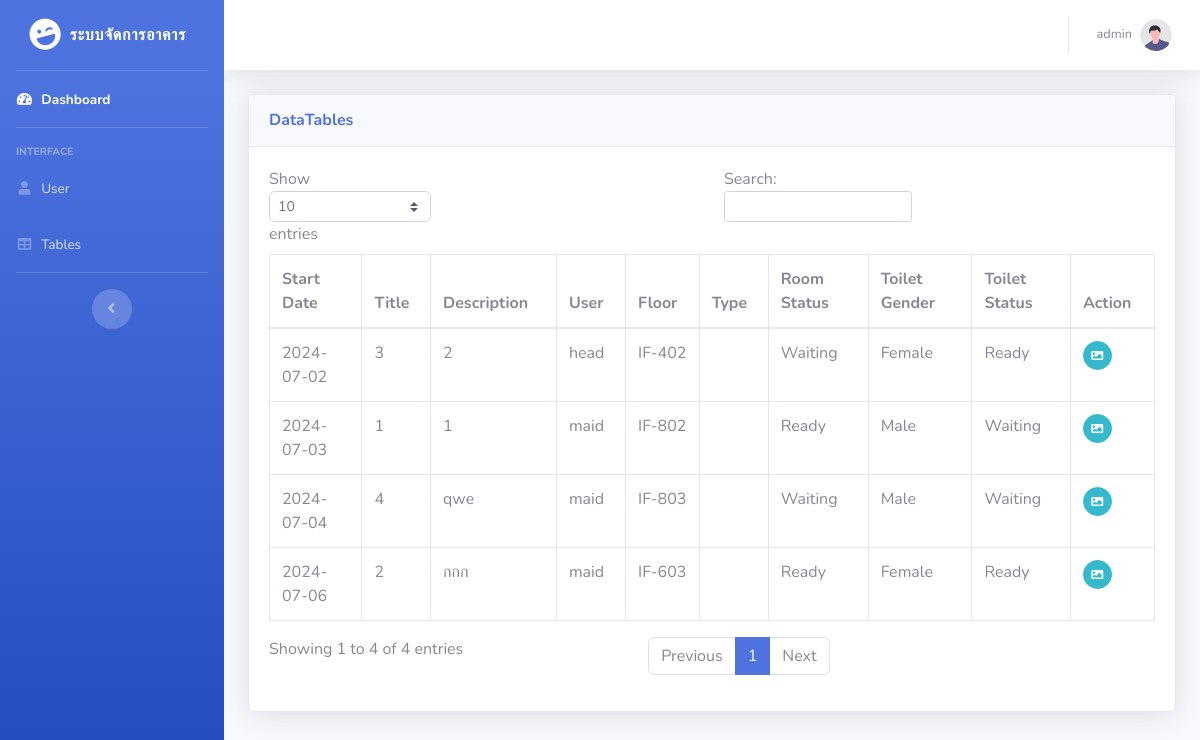
The page /tables.php (signed in) on the database as committed earlier.
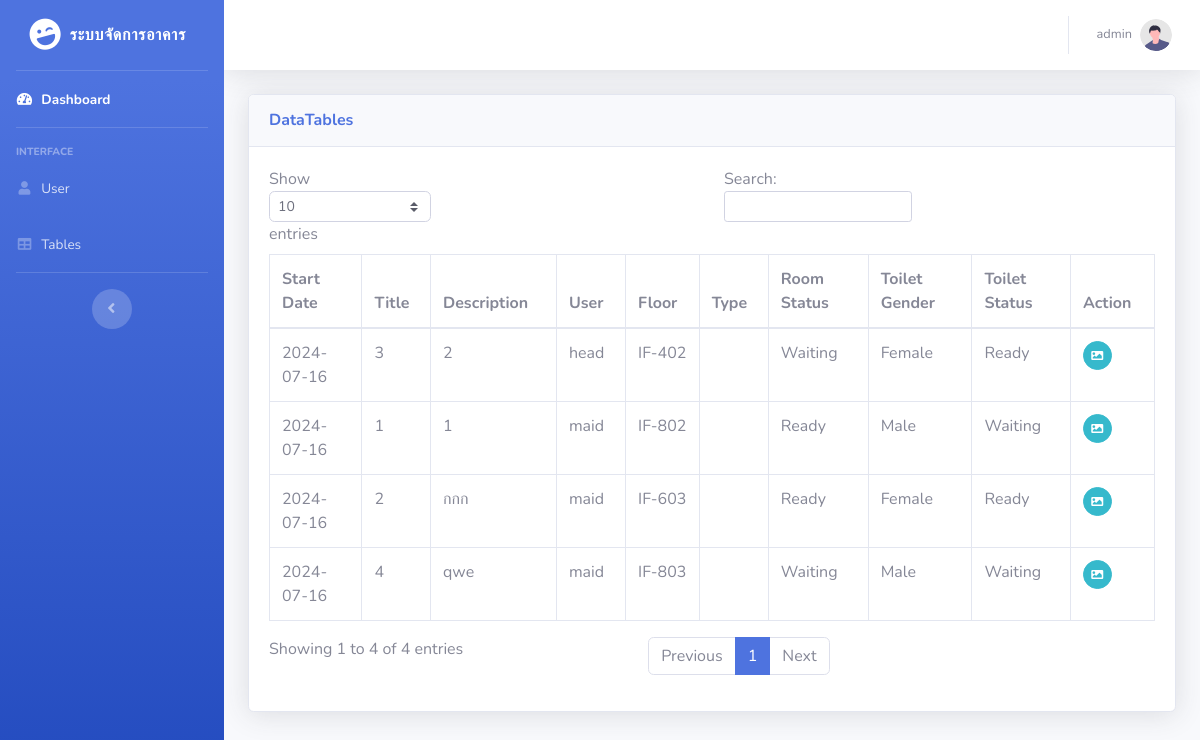
The same page on the database as committed later.
### tables this page shows
CREATE TABLE `task` (
  `task_id` int(11) NOT NULL,
  `task_title` varchar(255) NOT NULL,
  `task_description` text DEFAULT NULL,
  `start_date` date NOT NULL,
  `user_id` int(100) NOT NULL,
  `floor_number` enum('1','2','3','4','5','6','7','8','9','10','11') NOT NULL,
  `room_number` enum('1','2','3','4','5','6') DEFAULT NULL,
  `room_status` enum('Ready','Waiting','Not Ready') DEFAULT NULL,
  `room_type` enum('ห้องเรียน','ห้องประชุม','ห้องปฎิบัติการ') DEFAULT NULL,
  `toilet_gender` enum('male','female') DEFAULT NULL,
  `toilet_status` enum('Ready','Waiting','Not Ready') NOT NULL,
  `image` text DEFAULT NULL
);

CREATE TABLE `users` (
  `user_id` int(100) NOT NULL,
  `fullname` varchar(255) NOT NULL,
  `username` varchar(100) NOT NULL,
  `password` varchar(100) NOT NULL,
  `role` varchar(100) NOT NULL,
  `lasttime_login` varchar(255) NOT NULL,
  `status` enum('พร้อม','ลา','ไม่พร้อม','') NOT NULL
);

### tables.php (the view, shortened to what this page needs)
<?php
include 'includes/header.php';
$role = $_SESSION['role'];
if ($role == 'admin') {
    include 'includes/navbar.php';
} elseif ($role == 'headmaid') {
    include 'includes/headmaid_navbar.php';
} elseif ($role == 'maid') {
    include 'includes/maid_navbar.php';
} else {
    echo "ไม่สามารถระบุบทบาทของผู้ใช้ได้";
    exit;
}
include 'includes/calendar.php';
?>
<div class="container-fluid">
    <div class="card shadow mb-4">
        <div class="card-header py-3">
            <h6 class="m-0 font-weight-bold text-primary">DataTables</h6>
        </div>
        <?php
        $servername = "localhost";
        $username = "root";
        $password = "";
        $dbname = "project";
        $conn = new mysqli($servername, $username, $password, $dbname);
        $currentMonth = date('m');
        $currentYear = date('Y');
        $sql = "SELECT
            t.task_id,
            t.task_title,
            t.start_date,
            t.task_description,
            u.fullname AS user_fullname,
            t.floor_number,
            t.room_number,
            t.room_status,
            t.room_type,
            t.toilet_gender,
            t.toilet_status,
            t.image,
            t.user_id
        FROM task t
        INNER JOIN users u ON t.user_id = u.user_id
        WHERE MONTH(t.start_date) = $currentMonth AND YEAR(t.start_date) = $currentYear
        ORDER BY t.start_date ASC";
        $result = $conn->query($sql);
        if ($result->num_rows > 0) {
            echo '<div class="card-body">';
            echo '<div class="table-responsive">';
            echo '<table class="table table-bordered" id="dataTable" width="100%" cellspacing="0">';
            echo '<thead>';
            echo '<tr>';
            echo '<th>Start Date</th>';
            echo '<th>Title</th>';
            echo '<th>Description</th>';
            echo '<th>User</th>';
            echo '<th>Floor</th>';
            echo '<th>Type</th>';
            echo '<th>Room Status</th>';
            echo '<th>Toilet Gender</th>';
            echo '<th>Toilet Status</th>';
            echo '<th>Action</th>';
            echo '</tr>';
            echo '</thead>';
            echo '<tbody>';
            while ($row = $result->fetch_assoc()) {
                echo '<tr>';
                echo '<td>' . ($row["start_date"] ?? '-') . '</td>';
                echo '<td>' . ($row["task_title"] ?? '-') . '</td>';
                echo '<td>' . ($row["task_description"] ?? '-') . '</td>';
                echo '<td>' . ($row["user_fullname"] ?? '-') . '</td>';
                echo '<td>IF-' . ($row["floor_number"] ?? '-') . '0' . ($row["room_number"] ?? '-') . '</td>';
                echo '<td>' . ($row["room_type"] ?? '-') . '</td>';
                echo '<td>';
                if ($row["room_status"] == 'Ready') {
                    echo 'Ready';
                } elseif ($row["room_status"] == 'Not Ready') {
                    echo 'Not Ready';
                } elseif ($row["room_status"] == 'Waiting') {
                    echo 'Waiting';
                } else {
                    echo ($row["room_status"] ?? '-');
                }
                echo '</td>';
                echo '<td>';
                if ($row["toilet_gender"] == 'male') {
                    echo 'Male';
                } elseif ($row["toilet_gender"] == 'female') {
                    echo 'Female';
                } elseif ($row["toilet_gender"] == 'both') {
                    echo 'Both';
                } else {
                    echo ($row["toilet_gender"] ?? '-');
                }
                echo '</td>';
                echo '<td>';
                if ($row["toilet_status"] == 'Ready') {
                    echo 'Ready';
                } elseif ($row["toilet_status"] == 'Not Ready') {
                    echo 'Not Ready';
                } elseif ($row["toilet_status"] == 'Waiting') {
                    echo 'Waiting';
                } else {
                    echo ($row["toilet_status"] ?? '-');
                }
                echo '</td>';
                echo '<td>';
                echo '<button type="button" class="btn btn-info btn-circle btn-sm" data-toggle="modal" data-target="#imageModal' . $row["task_id"] . '"><i class="fas fa-image"></i></button>';
                echo '</td>';
                echo '</tr>';
            }
            echo '</tbody>';
            echo '</table>';
            echo '</div>';
            echo '</div>';
        } else {
            echo "<div class='card-body'>";
            echo "<p class='text-center'>You have no tasks scheduled for today.</p>";
            echo "</div>";
        }
        ?>
    </div>
</div>
</div>
</div>
</div>
<?php
include 'includes/footer.php';
?>

### includes/header.php (shortened to what this page needs)
<!DOCTYPE html>
<html lang="en">
<head>
    <link href="vendor/fontawesome-free/css/all.min.css" rel="stylesheet" type="text/css">
    <link href="css/sb-admin-2.min.css" rel="stylesheet">
</head>
<body id="page-top">
    <div id="wrapper">

### includes/navbar.php (shortened to what this page needs)
<ul class="navbar-nav bg-gradient-primary sidebar sidebar-dark accordion" id="accordionSidebar">
    <a class="sidebar-brand d-flex align-items-center justify-content-center" href="main.php">
        <div class="sidebar-brand-icon rotate-n-15">
            <i class="fas fa-laugh-wink"></i>
        </div>
        <div class="sidebar-brand-text mx-2" style="font-family: Prompt;">ระบบจัดการอาคาร</div>
    </a>
    <hr class="sidebar-divider my-0">
    <li class="nav-item active">
        <a class="nav-link" href="main.php">
            <i class="fas fa-fw fa-tachometer-alt"></i>
            <span>Dashboard</span></a>
    </li>
    <hr class="sidebar-divider">
    <div class="sidebar-heading">
        Interface
    </div>
    <li class="nav-item">
        <a class="nav-link" href="users.php">
            <i class="fas fa-fw fa-user"></i>
            <span>User</span></a>
    </li>
    <li class="nav-item">
        <a class="nav-link" href="tables.php">
            <i class="fas fa-fw fa-table"></i>
            <span>Tables</span></a>
    </li>
    <hr class="sidebar-divider d-none d-md-block">
    <div class="text-center d-none d-md-inline">
        <button class="rounded-circle border-0" id="sidebarToggle"></button>
    </div>
</ul>
<div id="content-wrapper" class="d-flex flex-column">
    <div id="content">
        <nav class="navbar navbar-expand navbar-light bg-white topbar mb-4 static-top shadow">
            <ul class="navbar-nav ml-auto">
                <li class="nav-item dropdown no-arrow">
                    <a class="nav-link dropdown-toggle" href="#" id="userDropdown" role="button" data-toggle="dropdown"
                        aria-haspopup="true" aria-expanded="false">
                        <span class="mr-2 d-none d-lg-inline text-gray-600 small"><?php echo $_SESSION['full_name']; ?></span>
                        <img class="img-profile rounded-circle" src="img/undraw_profile.svg">
                    </a>
                </li>
            </ul>
        </nav>

### includes/calendar.php (shortened to what this page needs)
<link href='https://cdnjs.cloudflare.com/ajax/libs/fullcalendar/3.10.2/fullcalendar.min.css' rel='stylesheet' />
<link href='https://cdnjs.cloudflare.com/ajax/libs/fullcalendar/3.10.2/fullcalendar.print.min.css' rel='stylesheet'
    media='print' />

### includes/footer.php
</body>
</html>

Rows that differ between the two databases and show on the page:
changed task "head": start_date "2024-07-02" → "2024-07-16"
changed task (number 2 of 4 on the later page): start_date "2024-07-03" → "2024-07-16"
changed task "กกก": start_date "2024-07-06" → "2024-07-16"; moves up the list
changed task "qwe": start_date "2024-07-04" → "2024-07-16"
